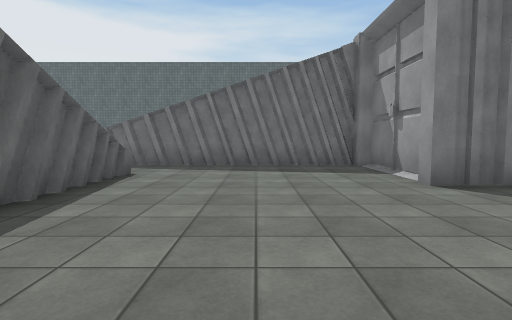
view 1 (above)

24 first-person views from a walk through a 3-D level made in the Unity game engine. The camera is 1.3 m above the floor, tilts 4° down and sees 80° across. The floor is counted in squares, 2 m on a side. Each view is taken from the middle of a square. On the plan, view 1 faces up. The plan holds only what a view shows up to about 10 squares ahead; the rest is blank. The place goes on beyond the plan. Surface patterns are stand-ins for the level's own textures.

view 2
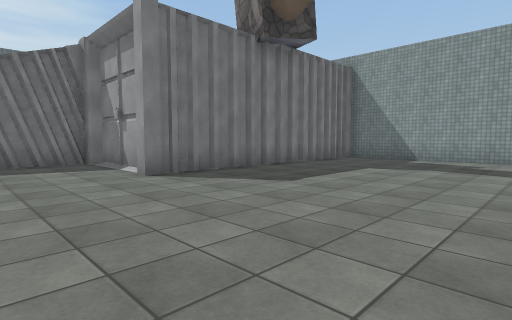

view 3
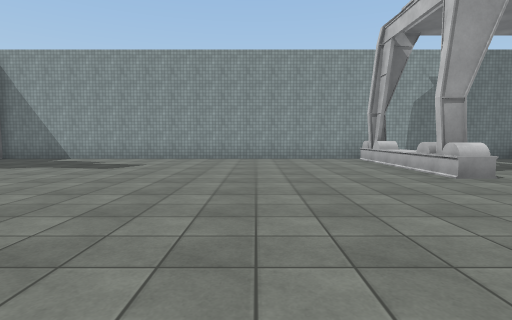

view 4
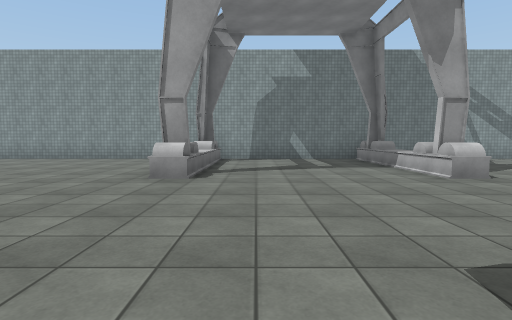

view 5
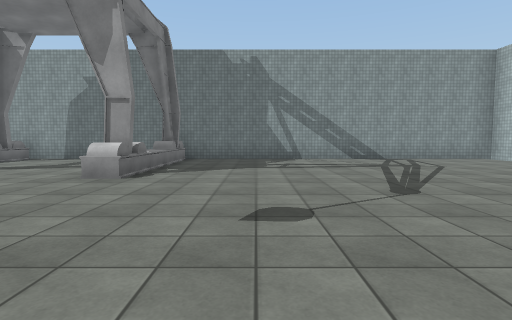

view 6
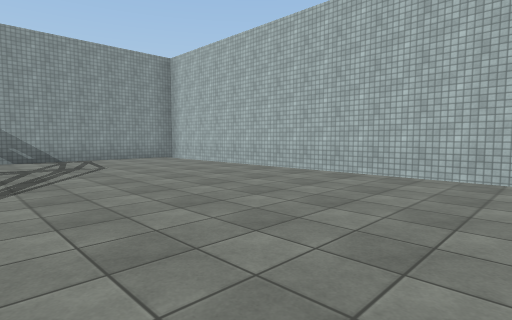

view 7
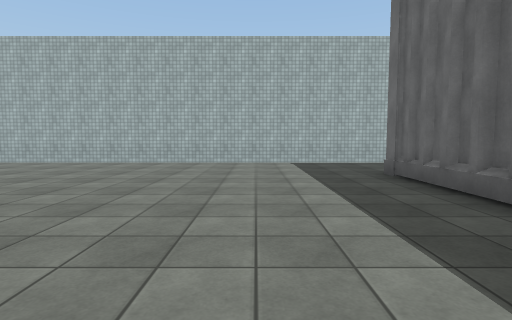

view 8
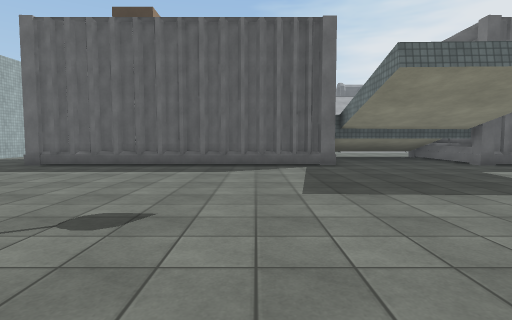

view 9
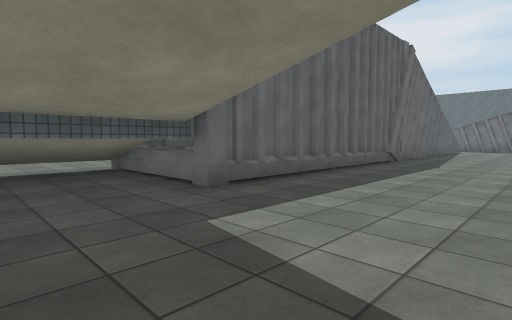

view 10
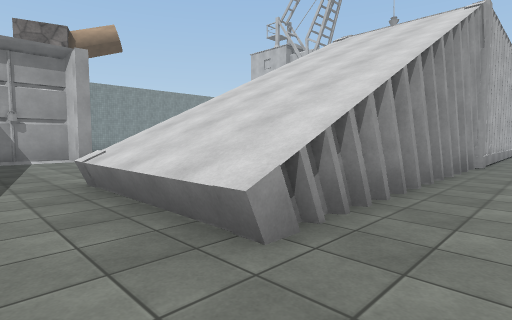

view 11
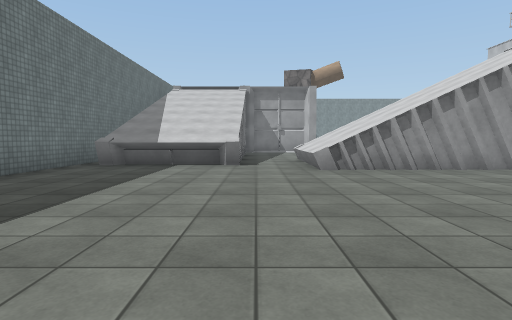

view 12
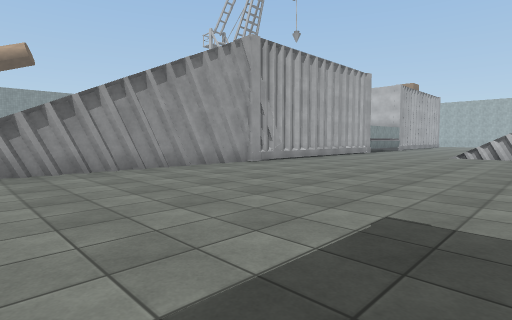

view 13
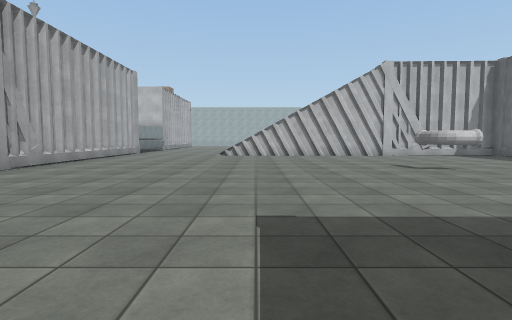

view 14
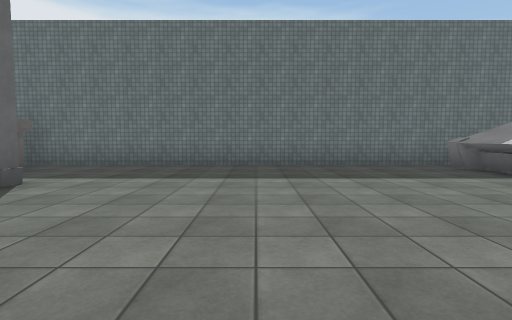

view 15
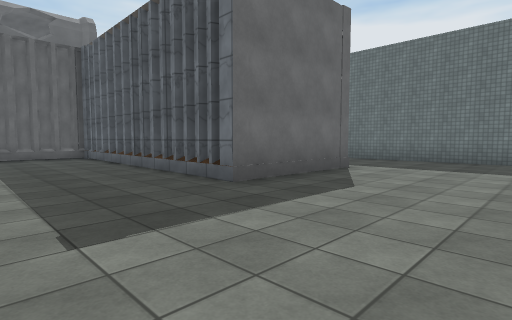

view 16
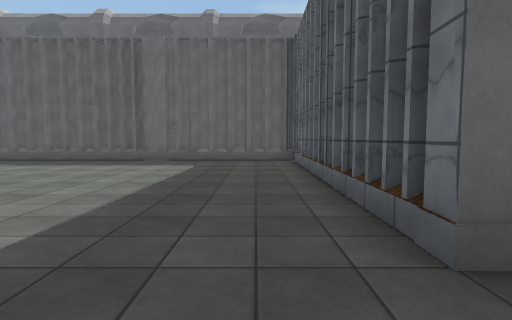

view 17
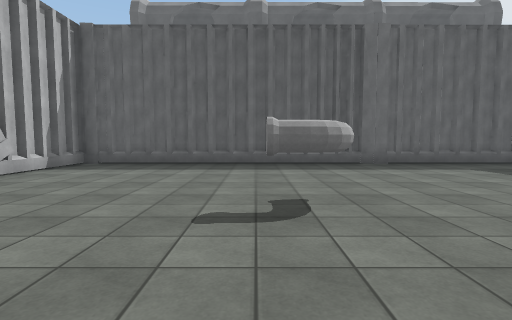

view 18
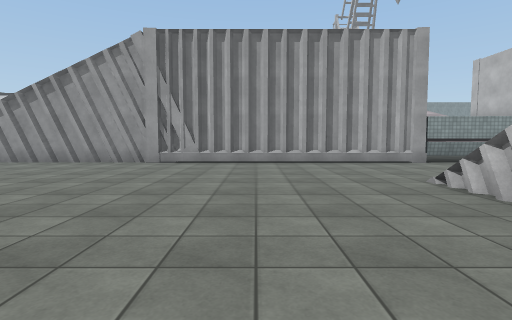

view 19
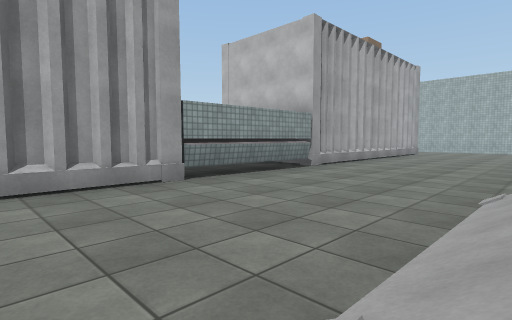

view 20
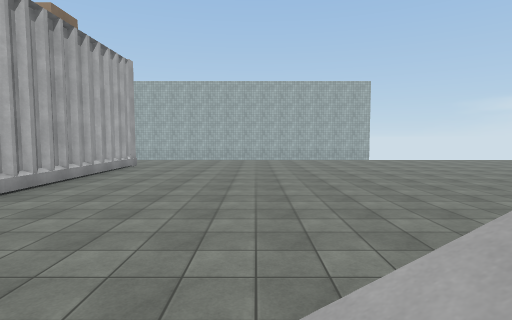

view 21
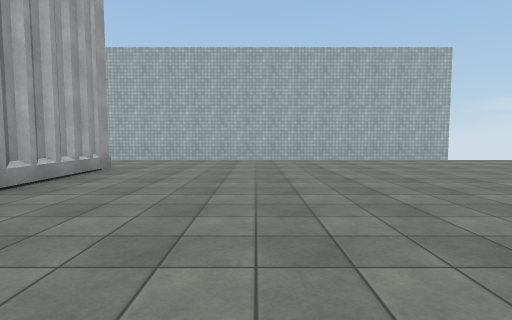

view 22
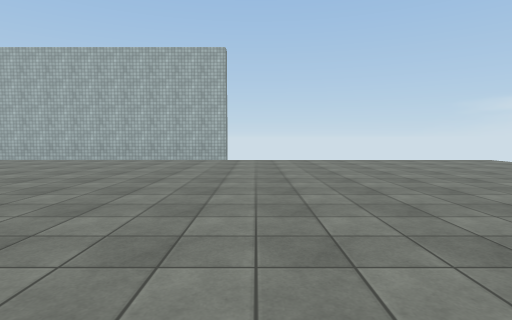

view 23
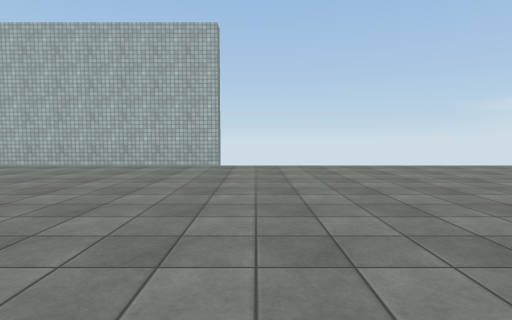

view 24
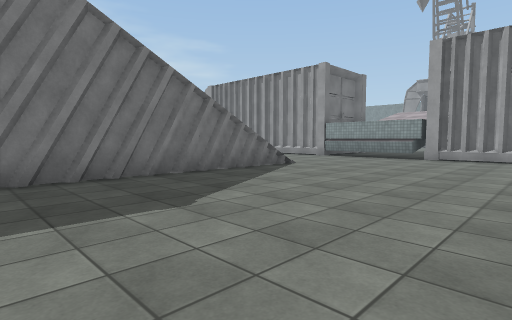

### Floor plan
Key: @ floor where view 1 was taken; # wall or solid block; x gap in a wall; . main floor; : floor 7 m higher than the main floor; / step, stairs or slope; ^ raised ledge; v drop or lower ground.
Columns run from 23 left of view 1 to 10 right of it. Each row starts with its distance up from view 1.
 12         #############
 11          ............
 10          #.........#
  9           .........#
  8           #........########
  7            ...............#
  6            ...............#
  5    ///..#x........^^^.....########
  4    #..............###............#
  3    x..............# #............#
  2    x..............#  ............#
  1    :..............#   ...........#
  0    v..............# #..@.........#
 -1    #..............# #............#
 -2    /............./# #............#
 -3    #............./# #............#
 -4    #............./# #............#
 -5    /............./# #............#
 -6    /....   ....../# #............#
 -7     ::      //.../# #............#
 -8              /.../# #.......^^^^##
 -9              /...## #............#
-10        ///////...## #............#
-11        ..........## #............#
-12        ...........# #............#
-13        ........../# #.......#^^^##
-14       .........../# #............#
-15      ............/# #............#
-16     ............./# #............#
-17    ............../# #............#
-18    ............../# #............#
-19   .............../###............#
-20  .................  .............#
-21 .................................#
-22 .................................#
-23         x#########################

Positions as (right, up) in squares from view 1, and headings:
1: (0, 0), facing up
2: (0, -1), facing up-right
3: (0, -4), facing right
4: (0, -9), facing right
5: (0, -15), facing right
6: (0, -17), facing down-right
7: (0, -14), facing down
8: (5, -14), facing left
9: (1, -11), facing up-left
10: (-7, 7), facing down-right
11: (-12, 7), facing right
12: (-12, 5), facing down-right
13: (-11, 5), facing down
14: (-9, 4), facing up
15: (-9, 2), facing up-left
16: (-11, 4), facing left
17: (-12, -2), facing left
18: (-14, -4), facing right
19: (-10, -6), facing down-right
20: (-10, -9), facing down
21: (-9, -13), facing down
22: (-16, -13), facing down
23: (-16, -15), facing down
24: (-16, -15), facing up-right
